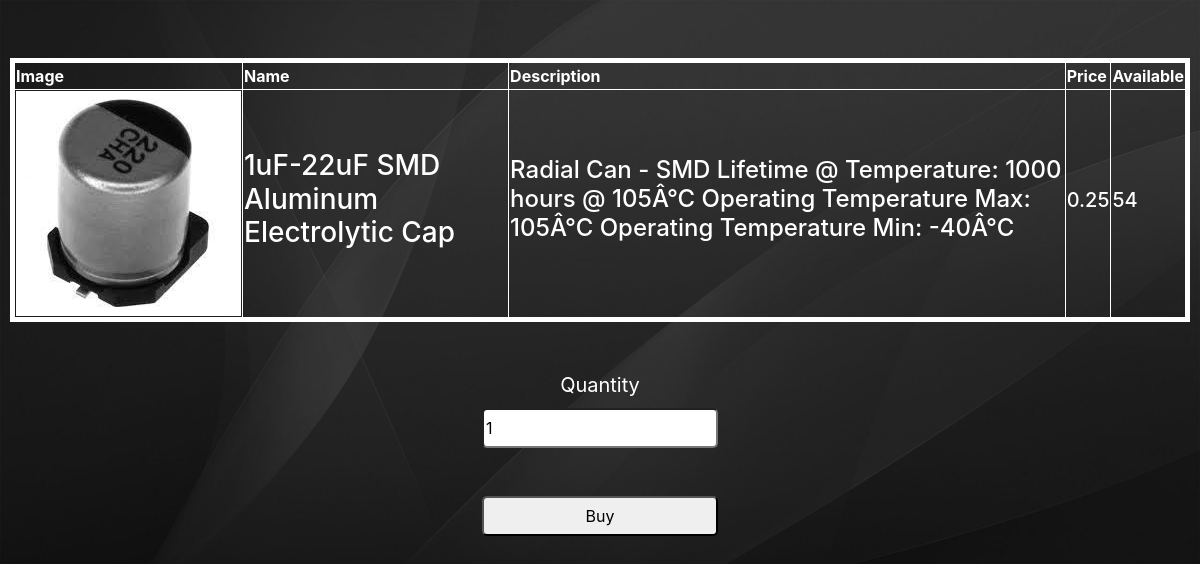
Page /product_details.php?id=22 (signed in) on the committed database.
### tables this page shows
CREATE TABLE `product` (
  `id` int(11) NOT NULL,
  `name` varchar(512) NOT NULL,
  `price` decimal(10,2) NOT NULL,
  `quantity` int(11) NOT NULL,
  `description` varchar(512) NOT NULL,
  `image_path` varchar(512) NOT NULL
);

### product_details.php (the view, shortened to what this page needs)
<!DOCTYPE html>
<html lang="en">
	<head>
		<link href="css/product_details.css" rel="stylesheet" id="bootstrap-css">
		<link rel="stylesheet" href="https://maxcdn.bootstrapcdn.com/bootstrap/4.3.1/css/bootstrap.min.css">
	</head>
	<body id="Page">
		<br><br>
		<?php echo $msg;
			require "config/db.php";
			$id = $_GET["id"];
			$sql = "SELECT * FROM product where id ='$id'";
			$qryResult = mysqli_query($conn, $sql);
			$row = mysqli_fetch_assoc($qryResult);
		?>
		<table  width="100%" height="auto" border="5px solid" bordercolor="white" style="color: white">
			<tr>
				<th>Image</th>
				<th>Name</th>
				<th>Description</th>
				<th>Price</th>
				<th>Available</th>
			</tr>
			<tr>
				<td><img id="img" src="images\product\<?php echo $row['image_path']; ?>"
						 style="height:100px width:100px" align="center"></td>
				<td><h3><?php echo $row['name']; ?></h3></td>
				<td><h4><?php echo $row["description"]; ?></h4></td>
				<td><h5><?php echo $row["price"]; ?> </h5></td>
				<td><h5><?php echo $row["quantity"]; ?></h5></td>
			</tr>
		</table>
		<div width="auto" align="center">
			<form action="" method="post" enctype="multipart/form-data" id="form">
				<input type="text" id="id" name="price" hidden value="<?php echo $row['price']; ?>"><br><br>
				<label>Quantity</label><br>
				<input type="number" id="quantity" name="quantity" placeholder="Product Quantity"
					   value="1"><br><br><br>
				<input type="submit" value="Buy" name="buy" id="buy">
			</form>
		</div>
	</body>
</html>

### css/product_details.css (style rules this page uses)
#Page { background-image: url("../images/black-background-wallpapers.jpg"); background-repeat: no-repeat; background-size: cover; padding: 10px; height: 100%; }
label { color: white; font-size: 20px; }
#img { float:left; }
#buy { border-radius: 5px; height:40px; width: 20%; }
#quantity { width: 20%; border-radius: 5px; height:40px; }

### rows in the picture
product: image_path (picture), name "1uF-22uF SMD Aluminum Electrolytic Cap", description "Radial Can - SMD Lifetime @ Temperature: 1000 hours @ 105Â°C Operating Temperature Max: 105Â°C Operating Temperature Min: -40Â°C", price "0.25", quantity "54"
